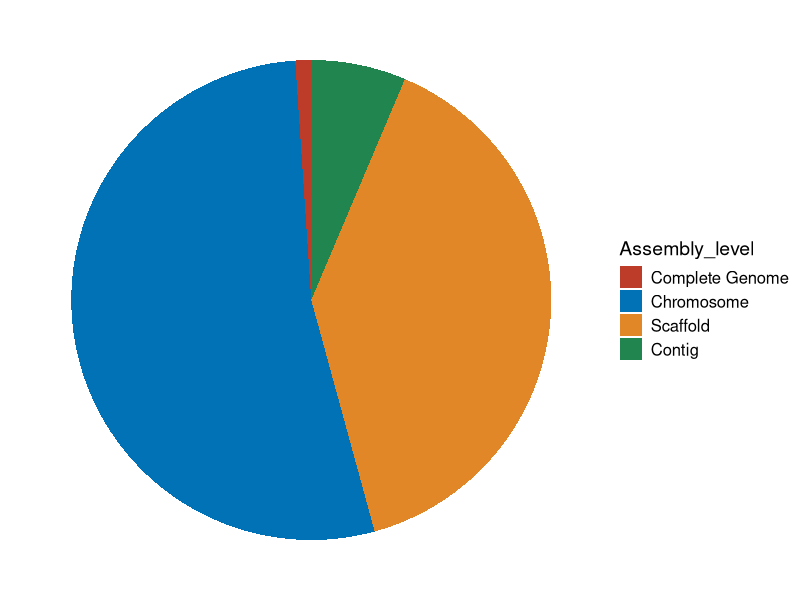
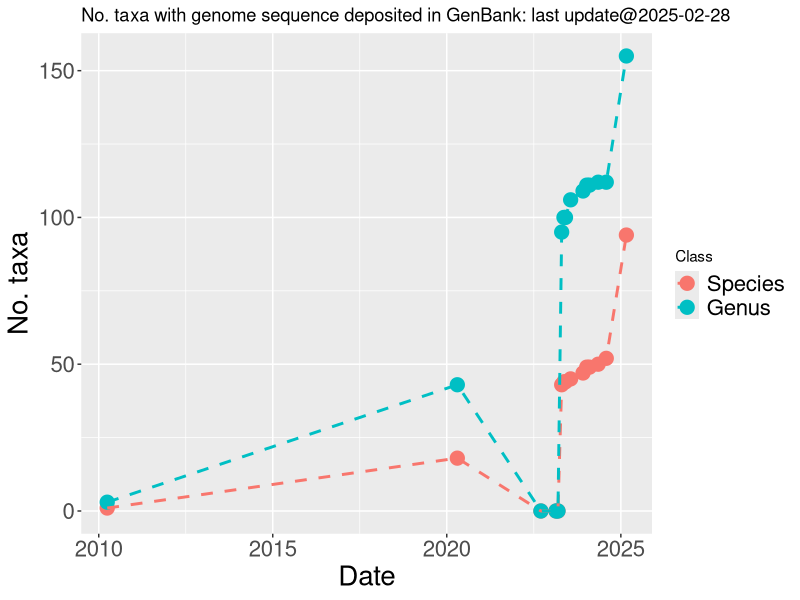
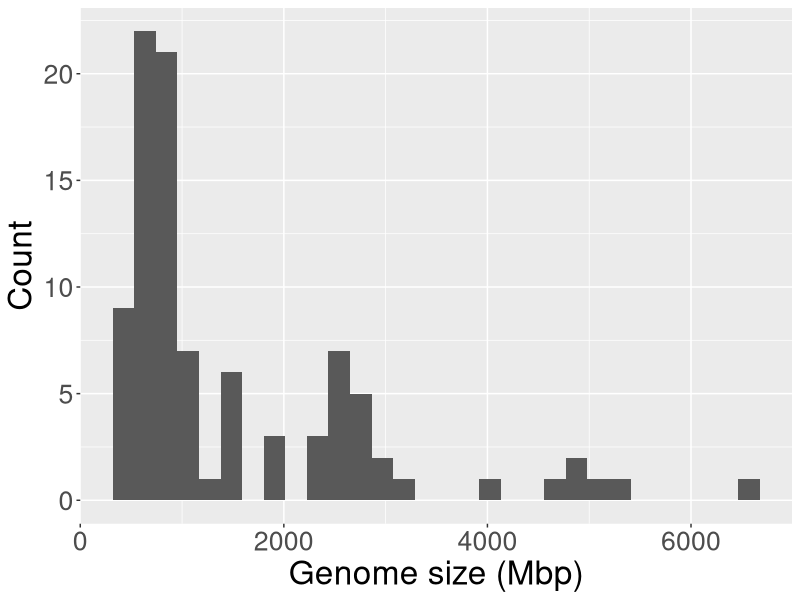
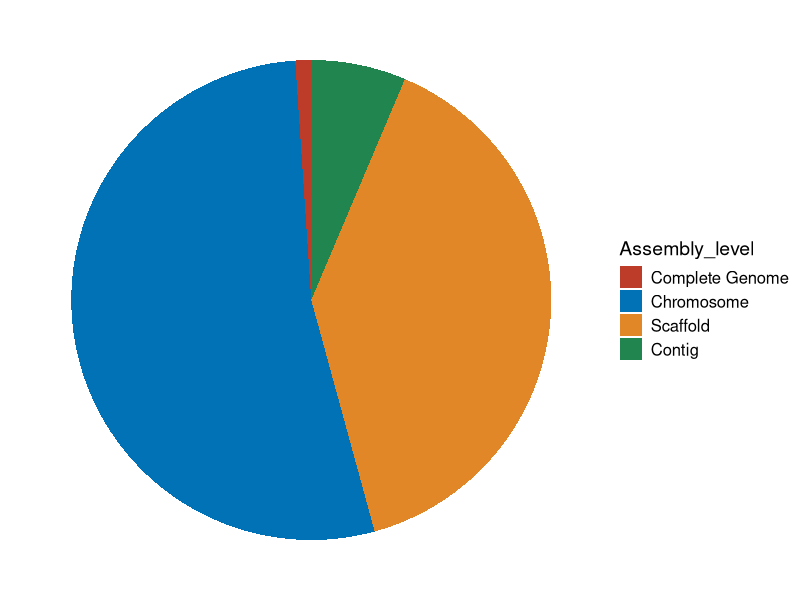

Write R code to recreate these figures, in order.
#plot.no_genome_deposited.R

library(tidyverse)
library(ggplot2)
library(lubridate)
library(ggsci)

last_day <- "2025-02-28"

list20220915 <- read_csv("aquatic_organism_genome_size_2022_0915.csv")
list20230221 <- read_csv("aquatic_organism_genome_size_2023_0221.csv")
list20230313 <- read_csv("aquatic_organism_genome_size_2023_0313.csv")
list20230329 <- read_csv("aquatic_organism_genome_size_2023_0329.csv")
list20230421 <- read_csv("aquatic_organism_genome_size_2023_0421.csv")
list20230515 <- read_csv("aquatic_organism_genome_size_2023_0515.csv")
list20230531 <- read_csv("aquatic_organism_genome_size_2023_0531.csv")
list20230724 <- read_csv("aquatic_organism_genome_size_2023_0724.csv")
list20231201 <- read_csv("aquatic_organism_genome_size_2023_1201.csv")
list20240109 <- read_csv("aquatic_organism_genome_size_2024_0109.csv")
list20240207 <- read_csv("aquatic_organism_genome_size_2024_0207.csv")
list20240508 <- read_csv("aquatic_organism_genome_size_2024_0508.csv")
list20240801 <- read_csv("aquatic_organism_genome_size_2024_0801.csv")
list20250228 <- read_csv("aquatic_organism_genome_size_2025_0228.csv")

last_list <- list20250228


No_sp_genome_20100331 <- 1
No_sp_genome_20200421 <- 18
No_sp_genome_20220915 <- sum(!is.na(list20220915$Genome_size_of_the_species_Mbp)) 
No_sp_genome_20230221 <- sum(!is.na(list20230221$Genome_size_of_the_species_Mbp)) 
No_sp_genome_20230313 <- sum(!is.na(list20230313$Genome_size_of_the_species_Mbp)) 
No_sp_genome_20230329 <- sum(!is.na(list20230329$Genome_size_of_the_species_Mbp)) 
No_sp_genome_20230421 <- sum(!is.na(list20230421$Genome_size_of_the_species_Mbp)) 
No_sp_genome_20230515 <- sum(!is.na(list20230515$Genome_size_of_the_species_Mbp)) 
No_sp_genome_20230531 <- sum(!is.na(list20230531$Genome_size_of_the_species_Mbp)) 
No_sp_genome_20230724 <- sum(!is.na(list20230724$Genome_size_of_the_species_Mbp)) 
No_sp_genome_20231201 <- sum(!is.na(list20231201$Genome_size_of_the_species_Mbp)) 
No_sp_genome_20240109 <- sum(!is.na(list20240109$Genome_size_of_the_species_Mbp)) 
No_sp_genome_20240207 <- sum(!is.na(list20240207$Genome_size_of_the_species_Mbp)) 
No_sp_genome_20240508 <- sum(!is.na(list20240508$Genome_size_of_the_species_Mbp)) 
No_sp_genome_20240801 <- sum(!is.na(list20240801$Genome_size_of_the_species_Mbp)) 
No_sp_genome_20250228 <- sum(!is.na(list20250228$Genome_size_of_the_species_Mbp)) 


No_sp_genus_20100331 <- 3
No_sp_genus_20200421 <- 43
No_genus_genome_20220915 <- sum(!is.na(list20220915$Average_genome_size_of_the_genus_Mbp)) 
No_genus_genome_20230221 <- sum(!is.na(list20230221$Average_genome_size_of_the_genus_Mbp)) 
No_genus_genome_20230313 <- sum(!is.na(list20230313$Average_genome_size_of_the_genus_Mbp)) 
No_genus_genome_20230329 <- sum(!is.na(list20230329$Average_genome_size_of_the_genus_Mbp)) 
No_genus_genome_20230421 <- sum(!is.na(list20230421$Average_genome_size_of_the_genus_Mbp)) 
No_genus_genome_20230515 <- sum(!is.na(list20230515$Average_genome_size_of_the_genus_Mbp)) 
No_genus_genome_20230531 <- sum(!is.na(list20230531$Average_genome_size_of_the_genus_Mbp)) 
No_genus_genome_20230724 <- sum(!is.na(list20230724$Average_genome_size_of_the_genus_Mbp)) 
No_genus_genome_20231201 <- sum(!is.na(list20231201$Average_genome_size_of_the_genus_Mbp)) 
No_genus_genome_20240109 <- sum(!is.na(list20240109$Average_genome_size_of_the_genus_Mbp)) 
No_genus_genome_20240207 <- sum(!is.na(list20240207$Average_genome_size_of_the_genus_Mbp)) 
No_genus_genome_20240508 <- sum(!is.na(list20240508$Average_genome_size_of_the_genus_Mbp)) 
No_genus_genome_20240801 <- sum(!is.na(list20240801$Average_genome_size_of_the_genus_Mbp)) 
No_genus_genome_20250228 <- sum(!is.na(list20250228$Average_genome_size_of_the_genus_Mbp)) 


genome_chronology <- tibble(
  date = c(ymd("2010-03-31"),ymd("2020-04-21"),ymd("2022-09-15"), 
           ymd("2023-02-21"),ymd("2023-03-13"),ymd("2023-04-21"),
           ymd("2023-05-15"),ymd("2023-05-31"),ymd("2023-07-24"),
           ymd("2023-12-01"),ymd("2024-01-09"),ymd("2024-02-07"),
           ymd("2024-05-08"),ymd("2024-08-01"),ymd("2025-02-28")),
  Species = c(No_sp_genome_20100331, No_sp_genome_20200421, No_sp_genome_20220915,
              No_sp_genome_20230221,No_sp_genome_20230313, No_sp_genome_20230421,
              No_sp_genome_20230515,No_sp_genome_20230531,No_sp_genome_20230724,
              No_sp_genome_20231201,No_sp_genome_20240109,No_sp_genome_20240207,
              No_sp_genome_20240508,No_sp_genome_20240801,No_sp_genome_20250228),
  Genus = c(No_sp_genus_20100331,No_sp_genus_20200421,No_genus_genome_20220915,
            No_genus_genome_20230221,No_genus_genome_20230313,No_genus_genome_20230421,
            No_genus_genome_20230515,No_genus_genome_20230531,No_genus_genome_20230724,
            No_genus_genome_20231201,No_genus_genome_20240109,No_genus_genome_20240207,
            No_genus_genome_20240508,No_genus_genome_20240801,No_genus_genome_20250228)
            )

Taxonomic_class_lab <- c("Species","Genus")

genome_chronology <- genome_chronology %>% 
  tidyr::gather(Levels, Value, -date) %>% mutate(Class = factor(Levels, levels=Taxonomic_class_lab))

current_day <-  Sys.Date()
title_lab <- paste0("No. taxa with genome sequence deposited in GenBank: last update@",last_day)
plot_sp_level <- ggplot(data = genome_chronology, aes(x=date, y = Value, color=Class, group=Class)) + 
  geom_point(size=4.5) + 
  geom_line(linetype = "dashed", linewidth = 1) +
  labs(x = "Date", y="No. taxa", title=title_lab)+
  theme(legend.text = element_text(size = 16),
        axis.text.x = element_text(size = 16),
        axis.text.y = element_text(size = 16),
        axis.title.x = element_text(size = 20),
        axis.title.y = element_text(size = 20))

png("No_sp_genome_deposited.png", width = 600, height = 400)
plot_sp_level
dev.off()


# No. species/genus with genome assembly
no_target_species <- length(last_list$Scientific_name)
no_species_assembly <- sum(last_list$Genome_size_of_the_species_Mbp > 0,na.rm=TRUE)
no_genus_assembly <- sum(last_list$No_species_with_assembly_within_the_genus > 0)
cat("No. species with genome assembly")
print(no_species_assembly)
cat("Percentage of no. species with genome assembly")
print(no_species_assembly/no_target_species)

cat("No. genus with genome assembly")
print(no_genus_assembly)
cat("Percentage of no. genus with genome assembly")
print(no_genus_assembly/no_target_species)


last_list_with_assembly <- last_list %>% filter(Genome_size_of_the_species_Mbp > 0)
gg_assembly_len_dist <- ggplot(last_list_with_assembly,
                               aes(x= Genome_size_of_the_species_Mbp)) +
  geom_histogram() +
  labs(x = "Genome size (Mbp)", y = "Count") +
  theme(text = element_text(size = 24))


png("genome_size_dist.png", width = 600, height = 400)
plot(gg_assembly_len_dist)
dev.off()


genome_status = unlist(tapply(last_list,last_list$Representative_assembly_status,count))
genome_status_tidy = data.frame(Assembly_level= names(genome_status), count=genome_status) %>%
  as.tibble()
genome_status_tidy$Assembly_level = factor(genome_status_tidy$Assembly_level, levels=c("Complete Genome",
                                                                     "Chromosome",
                                                                     "Scaffold",
                                                                     "Contig"))

genome_status_pi_plot = ggplot(genome_status_tidy, aes(x = "", y = count, fill = Assembly_level)) + 
  geom_bar(stat = "identity") +
  coord_polar(theta = "y") + 
  theme_void() +
  theme(legend.title = element_text(size = 14),
        legend.text = element_text(size = 12)) +
  guides(fill= guide_legend(reverse=FALSE)) +
  scale_fill_nejm()

plot(genome_status_pi_plot)
ggsave("genome_status_pi_plot.png",
        height=5, width=5)
